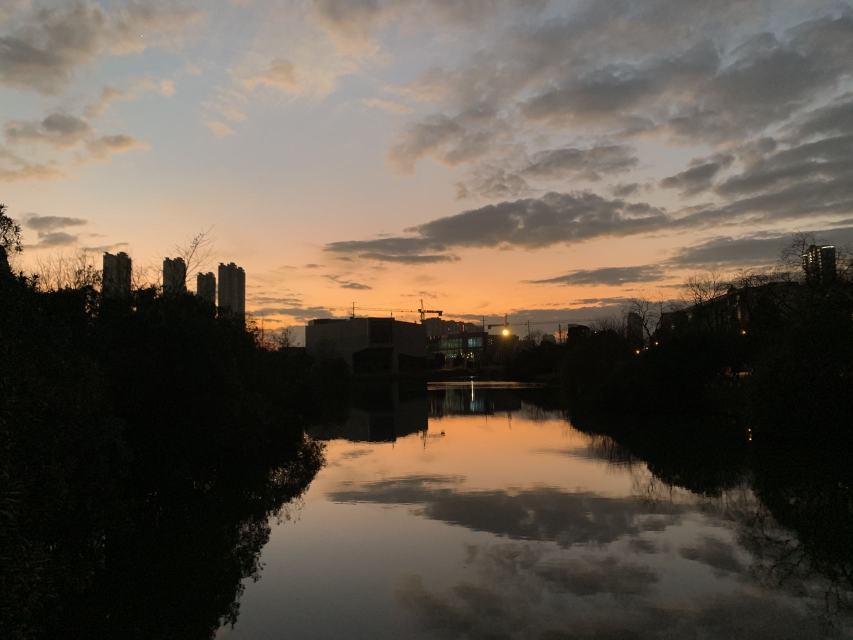
#> input picture alg3_sky_renderer/skybox/mysky.jpg, 1706 x 1279 px (shown at 1/2 size)
$ python -i alg_pano_generation.py   (imports and definitions only)
#> lines starting #> are read from the running program, lines starting #| are printed output that depends on the picture
#> further down, picture is the input picture: shape (1279, 1706, 3); mean B, G, R 74.9, 86.4, 97
'''
Author: Feiyang Wang
This file contains the self-implemented panorama stitching algorithm based on the modification of the following:
stitching: https://blog.51cto.com/u_15483653/4939597
mask generation: https://github.com/tranleanh/image-panorama-stitching/blob/master/panorama.py
cylindrical warpping pre-processing: https://gist.github.com/royshil/0b21e8e7c6c1f46a16db66c384742b2b
'''

from matplotlib import pyplot as plt
import cv2
import numpy as np
import cv2 as cv
import imutils


# read in frames from video file
# [68 lines left out: functions read_frames, show, cylindricalWarp, crop_frame, resize_frame, not called in this run]


# I have implemented the panorama generation for both generating from left and right
# so that we can start from the middle and stitch left and right consequetively
class Stitcher_pano_left:
    def __init__(self):
        self.isv3 = imutils.is_cv3()
        self.sift = cv2.SIFT_create()

    # create a mask for blending so that the edge of two blended images will be smooth
    # [65 lines left out: functions create_mask, stitch, not called in this run]


    def detectAndDescribe(self, img):
        # get the key points and description of the image
        gray = cv.cvtColor(img, cv.COLOR_BGR2GRAY)
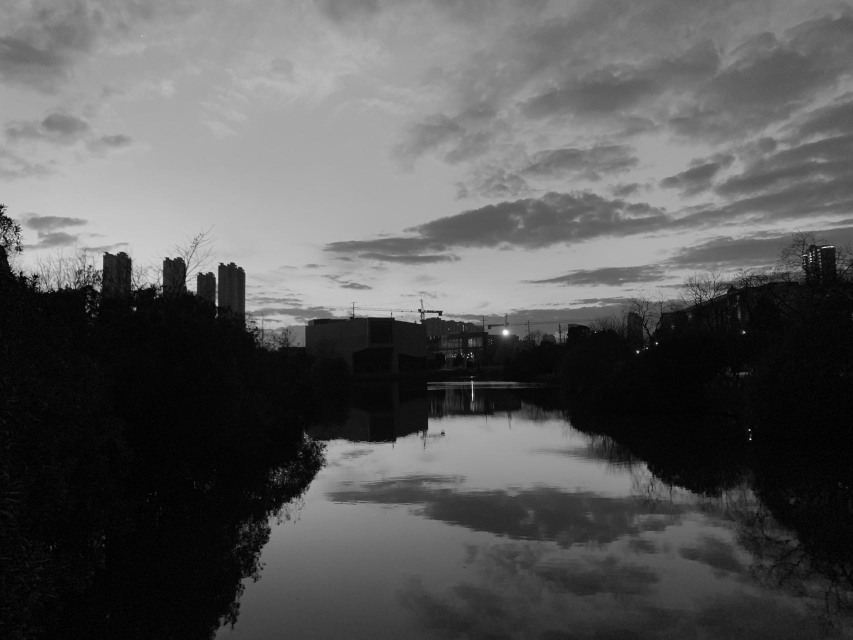
#> gray: shape (1279, 1706) (shown at 1/2 size); min 0, max 255, mean 88.2

        # use sift for feature description
        if self.isv3:
            sift = cv.xfeatures2d.SIFT_create()
            (kps, des) = sift.detectAndCompute(img, None)
        else:
            kps, des = self.sift.detectAndCompute(gray, None)
#> kps = 2629 keypoints; strongest (x, y, size): (1500, 878, 2.4), (1314, 687, 2.3), (1499, 860, 2.2), (1276, 704, 2.8)

        kps = np.float32([kp.pt for kp in kps])
#> kps = 2629 pairs, first value 2.68 to 1702.5, second value 153.4 to 1270.8

        return (kps, des)


    # match the points for projection or transformation
    # [32 lines left out: functions matchKeyPoints, crop_result, not called in this run]


# this class does the same thing as Stitcher_pano_left, but it stitches new frame to the right of the existing panorama
class Stitcher_pano_right:
    def __init__(self):
        self.isv3 = imutils.is_cv3()
        self.sift = cv2.SIFT_create()

    # create a mask for blending so that the edge of two blended images will be smooth
    # [227 lines left out: functions create_mask, stitch, detectAndDescribe, matchKeyPoints, crop_result, calc_left and 6 more, not called in this run]

>>> import cv2
>>> picture = cv2.imread('alg3_sky_renderer/skybox/mysky.jpg')
>>> result = Stitcher_pano_left().detectAndDescribe(picture)
#> result = 2 point arrays, longest 2629 points
